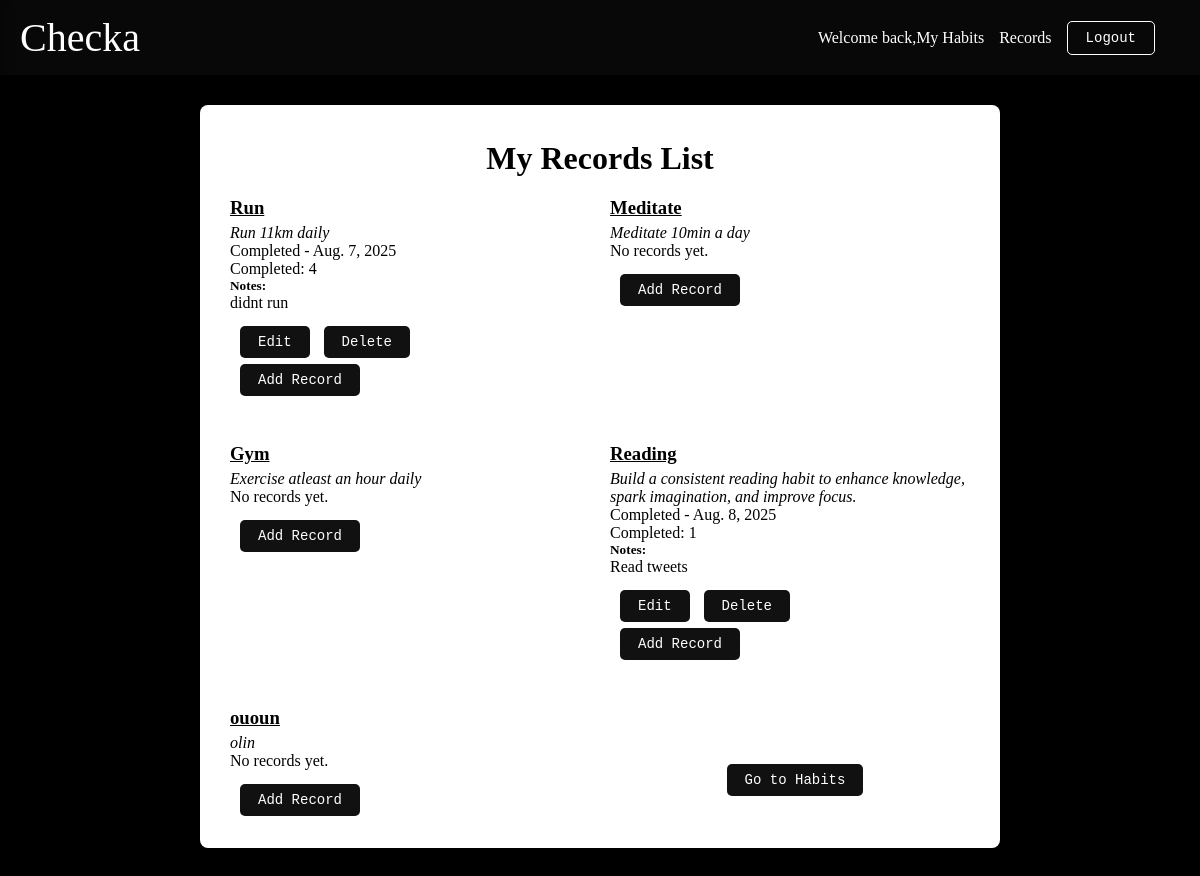
The page /records/ (signed in) on the database its author committed.
### checka/models.py (models this page shows, shortened)
class Habit(models.Model):
    FREQUENCY_CHOICES = (
        ('DAILY', 'Daily'),
        ('WEEKLY', 'Weekly'),
        ('MONTHLY', 'Monthly'),
    )
    user = models.ForeignKey(User, on_delete=models.CASCADE, related_name='habits')
    name = models.CharField(max_length=100)
    description = models.TextField(blank=True, null=True)
    category = models.ForeignKey(Category, on_delete=models.SET_NULL, null=True, blank=True, related_name='habits')
    is_active = models.BooleanField(default=True)
    frequency = models.CharField(max_length=20, choices=FREQUENCY_CHOICES, default='DAILY')
    target_count = models.PositiveIntegerField(default=1)
    created_at = models.DateTimeField(auto_now_add=True)
    updated_at = models.DateTimeField(auto_now=True)
    class Meta:
        unique_together = ['user', 'name']

class HabitRecord(models.Model):
    habit = models.ForeignKey(Habit, on_delete=models.CASCADE, related_name='records')
    date = models.DateField(default=date.today)
    completed = models.BooleanField(default=False)
    completed_count = models.PositiveIntegerField(default=0)
    notes = models.TextField(blank=True, null=True)
    created_at = models.DateTimeField(auto_now_add=True)
    class Meta:
        unique_together = ['habit', 'date']
    def __str__(self):
        return f"{self.habit.name} - {self.date} - {'Completed' if self.completed else 'Incomplete'}"

### checka/views.py (the view)
# urls.py: path('records/', views.habit_record_list, name='records'),
@login_required(login_url=settings.LOGIN_URL)
def habit_record_list(request):
    habits = Habit.objects.filter(user=request.user).prefetch_related("records")
    for i in habits:
        print(i.name, i.records.all())
    context = {'habits':habits}
    return render(request, 'checka/habit_record_list.html', context)

### checka/templates/checka/habit_record_list.html (shortened to what this page needs)
{% extends 'base.html' %}
{% block content %}
<div class="container">
    <h1>My Records List</h1>
    <div class="habit-list">
        {% for habit in habits %}
        <div class="habit-card">
            <h3><u>{{ habit.name }}</u></h3>
            <p><i>{{ habit.description }}</i></p>
            <ul class="record-list">
                {% for record in habit.records.all %}
                <li>{% if record.completed %}Completed{% endif %} - {{ record.date }}</li>
                <p>Completed: {{ record.completed_count }}</p>
                {% if record.notes %}
                <h5>Notes:</h5>
                <p class="precord">{{ record.notes }}</p>
                <a href="{% url 'records_update' record.pk %}" class="btn-solid record">Edit</a>
                <a href="{{ record.pk }}/delete" class="btn-solid record">Delete</a>
                {% endif %}
                {% empty %}
                <li>No records yet.</li>
                {% endfor %}
            </ul>
            <a href="{% url 'habit_record' habit.pk %}" class="btn-solid">Add Record</a>
        </div>
        {% endfor %}
        <div class="gth-container">
            <a href="{% url 'habit_list_create' %}" class="btn-solid gth">Go to Habits</a>
        </div>
    </div>
</div>
{% endblock %}

### static/css/style.css (style rules this page uses)
* { box-sizing: border-box; padding: 0; margin: 0; }
html { scroll-behavior: smooth; }
body { font-family: "Halant", serif; font-weight: 400; font-style: normal; margin: 0; background-color: #000000; }
.container { margin: 30px auto; max-width: 800px; background: #fff; padding: 20px; border-radius: 8px; box-shadow: 0 2px 8px rgba(0, 0, 0, 0.08); }
ul { list-style: none; }
a { text-decoration: none; }
h1, h2, h3 { padding-top: 15px; padding-bottom: 5px; }
h1 { text-align: center; }
.habit-list { display: flex; flex-wrap: wrap; gap: 20px; justify-content: center; }
.habit-card { flex: 0 1 calc(50% - 20px); box-sizing: border-box; margin-bottom: 20px; }
.habit-card a { margin-top: 15px; }
.btn-outline, .btn-solid { padding: 8px 18px; font-size: 14px; text-decoration: none; border-radius: 5px; border: 1px solid #111; margin-left: 10px; font-family: monospace; margin-top: 20px; transition: 256ms all; }
.btn-solid { background: #111; color: #fff; border: none; }
.precord { margin-bottom: 20px; }
.record-list { margin-bottom: 20px; }
.gth-container { display: flex; justify-content: center; align-items: center; text-align: center; margin-top: 20px; width: 360px; }

### rows shown on the page
Habit: name "Run", description "Run 11km daily"
HabitRecord: completed "Completed", date "Aug. 7, 2025", completed_count "4", notes "didnt run"
Habit: name "Meditate", description "Meditate 10min a day"
Habit: name "Gym", description "Exercise atleast an hour daily"
Habit: name "Reading", description "Build a consistent reading habit to enhance knowledge, spark imagination, and improve focus."
HabitRecord: completed "Completed", date "Aug. 8, 2025", completed_count "1", notes "Read tweets"
Habit: name "ououn", description "olin"
